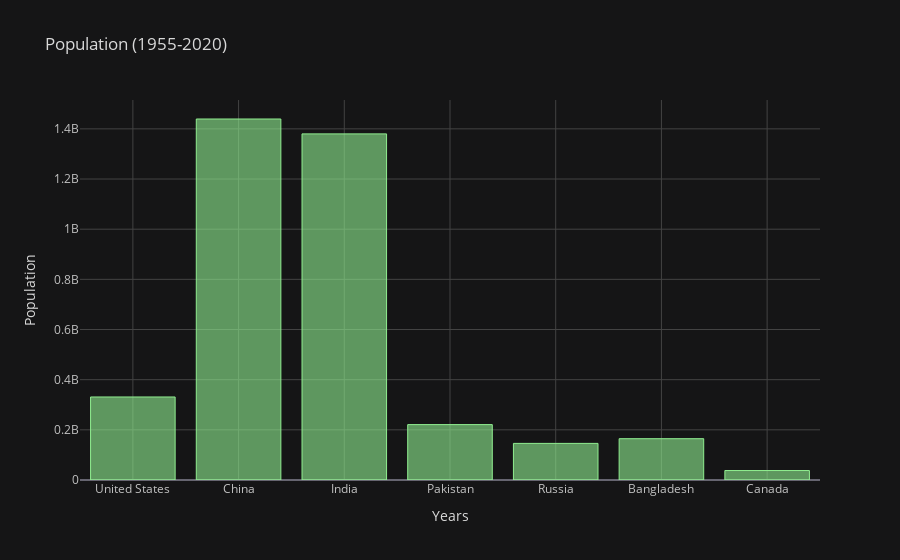

Notebook code for this chart:
### Code cell
df_pivot_2020.iplot(kind='bar',theme='solar',color='lightgreen',xTitle='Years',yTitle='Population',title='Population (1955-2020)')

### Figure 1 — Plotly figure (JSON) as saved in the notebook; plotly's stock layout.template omitted (floating-point values rounded to 4 significant figures)
{"data": [{"marker": {"color": "rgba(144, 238, 144, 0.6)", "line": {"color": "rgba(144, 238, 144, 1.0)", "width": 1}}, "name": "2020.0", "orientation": "v", "text": "", "type": "bar", "x": ["United States", "China", "India", "Pakistan", "Russia", "Bangladesh", "Canada"], "y": [331002651, 1439323776, 1380004385, 220892340, 145934462, 164689383, 37742154]}], "layout": {"legend": {"bgcolor": "#151516", "font": {"color": "#D9D9D9"}}, "paper_bgcolor": "#151516", "plot_bgcolor": "#151516", "title": {"font": {"color": "#D9D9D9"}, "text": "Population (1955-2020)"}, "xaxis": {"gridcolor": "#434343", "showgrid": true, "tickfont": {"color": "#C2C2C2"}, "title": {"font": {"color": "#D9D9D9"}, "text": "Years"}, "zerolinecolor": "#666570"}, "yaxis": {"gridcolor": "#434343", "showgrid": true, "tickfont": {"color": "#C2C2C2"}, "title": {"font": {"color": "#D9D9D9"}, "text": "Population"}, "zerolinecolor": "#666570"}}}
